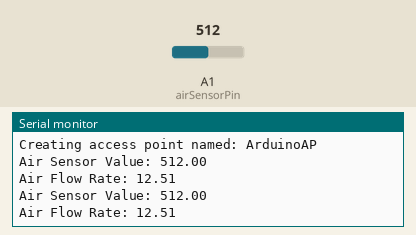
This sketch was run on a simulated Arduino MKR. Parts: the last lines printed to the serial monitor. The test bench sets the inputs (shaded band); at power-on: A1 (airSensorPin) = 512.

Above: at 11.2 s.
11.3 s: A1 (airSensorPin) set to 716
At 12.6 s:
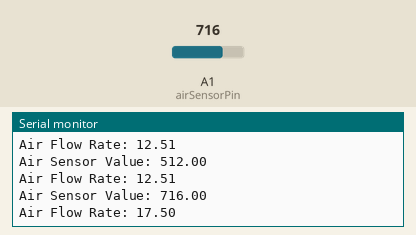
12.8 s: A1 (airSensorPin) set to 900
At 13.8 s:
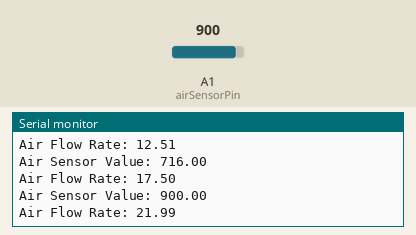
Timing chart, 0 to 15.8 s (numbered marks = the images above; inputs shaded):
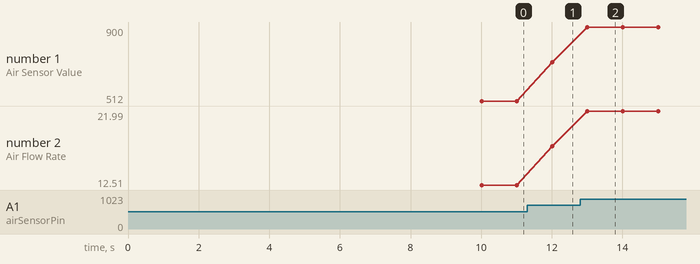

Measured:
- after the input at 11.3 s, the serial monitor: prints a new line after 0.71 s (image 1)
- after the input at 12.8 s, the serial monitor: prints a new line after 0.21 s (image 2)
- plotted number 1: 512 → 716 after the input at 11.3 s, 716 → 900 after the input at 12.8 s
- plotted number 2: 12.51 → 17.5 after the input at 11.3 s, 17.5 → 21.99 after the input at 12.8 s

The sketch:

airSensor_WIFI.ino
```cpp
#include <Stepper.h>
#include <WiFiNINA.h>

const int airSensorPin=A1;

const int stepsPerRevolution = 1000; // Anzahl der Schritte pro Umdrehung
long stepCount = 0; // Zählt Schritte des Motors
float rotations = 0.0; // Geleistete Umdrehung des Motors seit Programmbeginn
float volumeLoss = 0.0; // ml
const float initialVolume = 12.7; //ml
float currentVolume;

#define BUTTON_PIN 12 // Taster-Pin

// Definieren Sie die Pins für den Schrittmotor
const int motorPins[4] = {8, 9, 10, 11};

// Erstellen Sie eine Instanz des Stepper-Objekts
Stepper myStepper(stepsPerRevolution, motorPins[0], motorPins[1], motorPins[2], motorPins[3]);

char ssid[] = "ArduinoAP";        // Your network SSID (name)
char pass[] = "testArduino25";    // Your network password

int status = WL_IDLE_STATUS;
WiFiServer server(80);
bool motorRunning = false;

// Variablen zur Berechnung
float pi = PI;
long pi_long = long(pi);
long AreaCalc; // in mm^2
long pitch = 1; // in mm
float injektionDiameter = 14.960; // in mm
long injektionArea; // in µm^2
long injektionVolumeFlow ; // in µm^3/min
float injektionVolumeFlow_ml = 20.8; // in ml/h
float injektionSpeed; // in µm/min
long spindleRotationalSpeed; // in U/h
int motorSpeed =1; // in U/min
float volumePerRevolution;
float airFlowRate;
float airSensorValue;
unsigned long previousMillis = 0; // Store the last time sensor was read
const long interval = 1000; // Interval at which to read the sensor (milliseconds)


void setup() {
    Serial.begin(9600);
    delay(10);
    pinMode(BUTTON_PIN, INPUT);
    pinMode(A1, INPUT);

    //  // Berechnungen durchführen
    AreaCalc = long(pi * injektionDiameter * injektionDiameter); // in mm^2
    injektionArea = AreaCalc / 4; // in mm^2
    injektionVolumeFlow = injektionVolumeFlow_ml * 1000; // mm^3/min
    injektionSpeed = float(injektionVolumeFlow  /float(injektionArea )); // in mm/h
    spindleRotationalSpeed = injektionSpeed / pitch ; // in U/h
    motorSpeed = int(spindleRotationalSpeed / 60); // in U/min

    volumePerRevolution = injektionArea * pitch * 0.001;  //in ml/U

    // Serial.println("PI:");
    // Serial.println(pi_long);

    // Serial.println("Injektion Diameter:");
    // Serial.println(injektionDiameter);
    // Serial.println("AreaCalc:");
    // Serial.println(AreaCalc);
    // Serial.println("Injektion Area:");
    // Serial.println(injektionArea);

    // Serial.println("Injektion Volume Flow:");
    // Serial.println(injektionVolumeFlow);
    // Serial.println("Injektion Speed:");
    // Serial.println(injektionSpeed);
    // Serial.println("Spindle Speed");
    // Serial.println(spindleRotationalSpeed);

    // Serial.println("Current Motor Speed");
    // Serial.println(motorSpeed);

    //  Serial.println("Volume per Revolution");
    // Serial.println(volumePerRevolution);
    // myStepper.setSpeed(motorSpeed); // Maximalgeschwindigkeit in Schritten pro Sekunde

    initializeWiFi();
    delay(10000); // wait for connection

    server.begin();
    //printWiFiStatus();

}

void loop() {

    // read the input on analog pin 0 from air sensor:
     unsigned long currentMillis = millis();

    // Check if a second has passed
    if (currentMillis - previousMillis >= interval) {
        // Save the last time you read the sensor
        previousMillis = currentMillis;

        // Read the analog value from the air sensor
        float airSensorValue_loop = analogRead(airSensorPin);

        // Calculate the air flow rate. Adjust the conversion range as needed.
        float airFlowRate_loop = airSensorValue_loop * (25.0 - 0.0) / (1023.0 - 0.0);

        // Print the sensor values to the Serial Monitor
        Serial.print("Air Sensor Value: ");
        Serial.println(airSensorValue_loop);
        Serial.print("Air Flow Rate: ");
        Serial.println(airFlowRate_loop);
    }
}

void initializeWiFi(){
   if (WiFi.status() == WL_NO_MODULE) {
        Serial.println("Communication with WiFi module failed!");
        while (true);
    }

    String fv = WiFi.firmwareVersion();
    if (fv < WIFI_FIRMWARE_LATEST_VERSION) {
        Serial.println("Please upgrade the firmware");
    }

    Serial.print("Creating access point named: ");
    Serial.println(ssid);

    status = WiFi.beginAP(ssid, pass);
    if (status != WL_AP_LISTENING) {
        Serial.println("Creating access point failed");
        while (true);
    }
}
```
